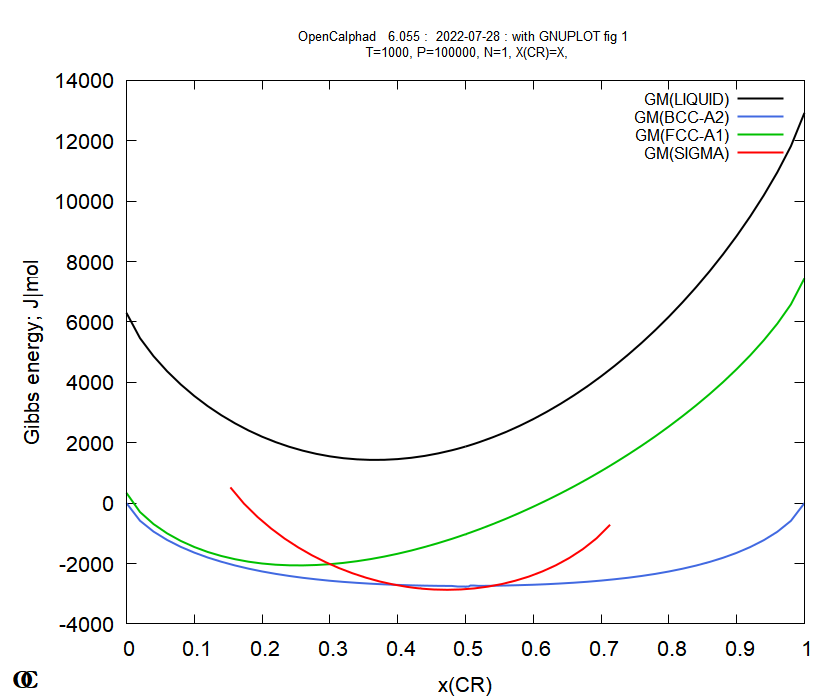

Write the gnuplot code that produced this figure.
# GNUPLOT file generated by OpenCalphad
# OpenCalphad   6.055 :  2022-07-28 : with GNUPLOT fig 1
# subroutine ocplot2B
set terminal wxt size 840,700 font "Arial,16"
#set terminal pdf color solid size 6,5 enhanced font "Arial,16"
#set output "ocgnu.pdf"
set title "OpenCalphad   6.055 :  2022-07-28 : with GNUPLOT fig 1 \n T=1000, P=100000, N=1, X(CR)=X," font "Arial,10" 
set origin 0.0, 0.0 
set size   1.0000,   1.0000
set xlabel "x(CR)"
set ylabel "Gibbs energy; J|mol"
set label "~O{.0  C}" at screen 0.02, 0.03 font "Garamond Bold,20"
set key top right font "Arial,12"
set style line  1 lt  1 lc rgb "#000000" lw 2 pt 10
set style line  2 lt  1 lc rgb "#4169E1" lw 2 pt 6
set style line  3 lt  1 lc rgb "#00C000" lw 2 pt 3
set style line  4 lt  1 lc rgb "#FF0000" lw 2 pt 2
set style line  5 lt  1 lc rgb "#FF00FF" lw 2 pt 4
set style line  6 lt  1 lc rgb "#C8C800" lw 2 pt 5
set style line  7 lt  1 lc rgb "#C0C0C0" lw 2 pt 7
set style line  8 lt  1 lc rgb "#00FFFF" lw 2 pt 8
set style line  9 lt  1 lc rgb "#804080" lw 2 pt 9
set style line 10 lt  1 lc rgb "#7CFF40" lw 2 pt 1
# for invariants, faded read
set style line 100 lt 1 lc rgb "#FF3333" lw 3 pt 1

# Some useful GNUPLOT commands for editing the figure
# This is a dashed line (on pdf/wxt):
# set style line 15 lt 0 lc rgb "#C8C800" lw 2 pt 2

# set pointsize 0.6
# set label "text" at 0.5, 0.5 rotate by 60 font "arial,12"
# set xrange [0.5 : 0.7] 
# Adding manually a line and keep scaling:
# set arrow x0, y0 to x1,y1 nohead linestyle 1
# Add a red dot at 0.1,1000:
# set obj 1 circle fc rgb "#FF0000" fs sol size 0.02 noclip at 1,1
# Plotting symbols instead of line:
# ... using 2:i with points pt 7 ps 3 
# set multiplot
# set xrange [] writeback
#  ... plot someting
# set xrange restore
#  ... plot more using same axis scaling 
# unset multiplot



# begin of data with lines    226
$OCT220728193933 << EOD
KEYS:  x(CR) GM(LIQUID) GM(BCC-A2) GM(FCC-A1) GM(SIGMA) 
 # First line: LIQUID
   1    5.000000E-01    1.872968E+03 NaN  NaN  NaN 
   2    5.000200E-01    1.873100E+03 NaN  NaN  NaN 
   3    5.000400E-01    1.873232E+03 NaN  NaN  NaN 
   4    5.040400E-01    1.900121E+03 NaN  NaN  NaN 
   5    5.080400E-01    1.927794E+03 NaN  NaN  NaN 
   6    5.120400E-01    1.956253E+03 NaN  NaN  NaN 
   7    5.200000E-01    2.015222E+03 NaN  NaN  NaN 
   8    5.400000E-01    2.177124E+03 NaN  NaN  NaN 
   9    5.600000E-01    2.358739E+03 NaN  NaN  NaN 
  10    5.800000E-01    2.560176E+03 NaN  NaN  NaN 
  11    6.000000E-01    2.781589E+03 NaN  NaN  NaN 
  12    6.200000E-01    3.023184E+03 NaN  NaN  NaN 
  13    6.400000E-01    3.285221E+03 NaN  NaN  NaN 
  14    6.600000E-01    3.568018E+03 NaN  NaN  NaN 
  15    6.800000E-01    3.871963E+03 NaN  NaN  NaN 
  16    7.000000E-01    4.197519E+03 NaN  NaN  NaN 
  17    7.200000E-01    4.545240E+03 NaN  NaN  NaN 
  18    7.400000E-01    4.915790E+03 NaN  NaN  NaN 
  19    7.600000E-01    5.309959E+03 NaN  NaN  NaN 
  20    7.800000E-01    5.728698E+03 NaN  NaN  NaN 
  21    8.000000E-01    6.173159E+03 NaN  NaN  NaN 
  22    8.200000E-01    6.644755E+03 NaN  NaN  NaN 
  23    8.400000E-01    7.145243E+03 NaN  NaN  NaN 
  24    8.600000E-01    7.676850E+03 NaN  NaN  NaN 
  25    8.800000E-01    8.242483E+03 NaN  NaN  NaN 
  26    9.000000E-01    8.846059E+03 NaN  NaN  NaN 
  27    9.200000E-01    9.493135E+03 NaN  NaN  NaN 
  28    9.400000E-01    1.019216E+04 NaN  NaN  NaN 
  29    9.600000E-01    1.095755E+04 NaN  NaN  NaN 
  30    9.800000E-01    1.181974E+04 NaN  NaN  NaN 
  31    1.000000E+00    1.292217E+04    0.000000E+00    0.000000E+00    0.000000E+00
# shift of line   1


  32    5.000000E-01    1.872968E+03 NaN  NaN  NaN 
  33    4.999800E-01    1.872835E+03 NaN  NaN  NaN 
  34    4.999600E-01    1.872703E+03 NaN  NaN  NaN 
  35    4.959600E-01    1.846615E+03 NaN  NaN  NaN 
  36    4.919600E-01    1.821312E+03 NaN  NaN  NaN 
  37    4.879600E-01    1.796794E+03 NaN  NaN  NaN 
  38    4.800000E-01    1.750340E+03 NaN  NaN  NaN 
  39    4.600000E-01    1.647361E+03 NaN  NaN  NaN 
  40    4.400000E-01    1.564094E+03 NaN  NaN  NaN 
  41    4.200000E-01    1.500649E+03 NaN  NaN  NaN 
  42    4.000000E-01    1.457180E+03 NaN  NaN  NaN 
  43    3.800000E-01    1.433894E+03 NaN  NaN  NaN 
  44    3.600000E-01    1.431048E+03 NaN  NaN  NaN 
  45    3.400000E-01    1.448964E+03 NaN  NaN  NaN 
  46    3.200000E-01    1.488026E+03 NaN  NaN  NaN 
  47    3.000000E-01    1.548700E+03 NaN  NaN  NaN 
  48    2.800000E-01    1.631541E+03 NaN  NaN  NaN 
  49    2.600000E-01    1.737208E+03 NaN  NaN  NaN 
  50    2.400000E-01    1.866495E+03 NaN  NaN  NaN 
  51    2.200000E-01    2.020353E+03 NaN  NaN  NaN 
  52    2.000000E-01    2.199932E+03 NaN  NaN  NaN 
  53    1.800000E-01    2.406646E+03 NaN  NaN  NaN 
  54    1.600000E-01    2.642252E+03 NaN  NaN  NaN 
  55    1.400000E-01    2.908978E+03 NaN  NaN  NaN 
  56    1.200000E-01    3.209728E+03 NaN  NaN  NaN 
  57    1.000000E-01    3.548423E+03 NaN  NaN  NaN 
  58    8.000000E-02    3.930617E+03 NaN  NaN  NaN 
  59    6.000000E-02    4.364763E+03 NaN  NaN  NaN 
  60    4.000000E-02    4.865273E+03 NaN  NaN  NaN 
  61    2.000000E-02    5.462578E+03 NaN  NaN  NaN 
  62    1.100110E-12    6.300124E+03    0.000000E+00    0.000000E+00    0.000000E+00
# shift of line   2


  63    5.000000E-01 NaN    -2.744565E+03 NaN  NaN 
  64    5.000200E-01 NaN    -2.744565E+03 NaN  NaN 
  65    5.000400E-01 NaN    -2.744564E+03 NaN  NaN 
  66    5.040400E-01 NaN    -2.744355E+03 NaN  NaN 
  67    5.080400E-01 NaN    -2.744027E+03 NaN  NaN 
  68    5.120400E-01 NaN    -2.743581E+03 NaN  NaN 
  69    5.200000E-01 NaN    -2.742342E+03 NaN  NaN 
  70    5.400000E-01 NaN    -2.737157E+03 NaN  NaN 
  71    5.600000E-01 NaN    -2.728948E+03 NaN  NaN 
  72    5.800000E-01 NaN    -2.717584E+03 NaN  NaN 
  73    6.000000E-01 NaN    -2.702857E+03 NaN  NaN 
  74    6.200000E-01 NaN    -2.684483E+03 NaN  NaN 
  75    6.400000E-01 NaN    -2.662098E+03 NaN  NaN 
  76    6.600000E-01 NaN    -2.635255E+03 NaN  NaN 
  77    6.800000E-01 NaN    -2.603422E+03 NaN  NaN 
  78    7.000000E-01 NaN    -2.565974E+03 NaN  NaN 
  79    7.200000E-01 NaN    -2.522193E+03 NaN  NaN 
  80    7.400000E-01 NaN    -2.471251E+03 NaN  NaN 
  81    7.600000E-01 NaN    -2.412198E+03 NaN  NaN 
  82    7.800000E-01 NaN    -2.343940E+03 NaN  NaN 
  83    8.000000E-01 NaN    -2.265200E+03 NaN  NaN 
  84    8.200000E-01 NaN    -2.174466E+03 NaN  NaN 
  85    8.400000E-01 NaN    -2.069908E+03 NaN  NaN 
  86    8.599997E-01 NaN    -1.949251E+03 NaN  NaN 
  87    8.800000E-01 NaN    -1.809548E+03 NaN  NaN 
  88    9.000000E-01 NaN    -1.646885E+03 NaN  NaN 
  89    9.200000E-01 NaN    -1.455699E+03 NaN  NaN 
  90    9.400000E-01 NaN    -1.227538E+03 NaN  NaN 
  91    9.600000E-01 NaN    -9.480047E+02 NaN  NaN 
  92    9.800000E-01 NaN    -5.866264E+02 NaN  NaN 
  93    1.000000E+00    0.000000E+00   -2.482021E-07    0.000000E+00    0.000000E+00
# shift of line   3


  94    5.000000E-01 NaN    -2.744565E+03 NaN  NaN 
  95    4.999800E-01 NaN    -2.744566E+03 NaN  NaN 
  96    4.999600E-01 NaN    -2.744567E+03 NaN  NaN 
  97    4.959600E-01 NaN    -2.744655E+03 NaN  NaN 
  98    4.919600E-01 NaN    -2.744625E+03 NaN  NaN 
  99    4.879600E-01 NaN    -2.744474E+03 NaN  NaN 
 100    4.800000E-01 NaN    -2.743817E+03 NaN  NaN 
 101    4.600000E-01 NaN    -2.740023E+03 NaN  NaN 
 102    4.400000E-01 NaN    -2.733043E+03 NaN  NaN 
 103    4.200000E-01 NaN    -2.722676E+03 NaN  NaN 
 104    4.000000E-01 NaN    -2.708660E+03 NaN  NaN 
 105    3.800000E-01 NaN    -2.690672E+03 NaN  NaN 
 106    3.600000E-01 NaN    -2.668329E+03 NaN  NaN 
 107    3.400000E-01 NaN    -2.641184E+03 NaN  NaN 
 108    3.200000E-01 NaN    -2.608723E+03 NaN  NaN 
 109    3.000000E-01 NaN    -2.570356E+03 NaN  NaN 
 110    2.800000E-01 NaN    -2.525413E+03 NaN  NaN 
 111    2.600000E-01 NaN    -2.473123E+03 NaN  NaN 
 112    2.400000E-01 NaN    -2.412600E+03 NaN  NaN 
 113    2.200000E-01 NaN    -2.342813E+03 NaN  NaN 
 114    2.000000E-01 NaN    -2.262548E+03 NaN  NaN 
 115    1.800000E-01 NaN    -2.170349E+03 NaN  NaN 
 116    1.600000E-01 NaN    -2.064441E+03 NaN  NaN 
 117    1.400000E-01 NaN    -1.942662E+03 NaN  NaN 
 118    1.200000E-01 NaN    -1.802296E+03 NaN  NaN 
 119    1.000000E-01 NaN    -1.639402E+03 NaN  NaN 
 120    8.000000E-02 NaN    -1.448440E+03 NaN  NaN 
 121    6.000000E-02 NaN    -1.221016E+03 NaN  NaN 
 122    4.000000E-02 NaN    -9.428220E+02 NaN  NaN 
 123    2.000000E-02 NaN    -5.835711E+02 NaN  NaN 
 124    1.100000E-12    0.000000E+00   -2.479805E-07    0.000000E+00    0.000000E+00
# shift of line   4


 125    5.000000E-01 NaN  NaN    -1.031903E+03 NaN 
 126    5.000200E-01 NaN  NaN    -1.031747E+03 NaN 
 127    5.000400E-01 NaN  NaN    -1.031591E+03 NaN 
 128    5.040400E-01 NaN  NaN    -1.000120E+03 NaN 
 129    5.080400E-01 NaN  NaN    -9.682255E+02 NaN 
 130    5.120400E-01 NaN  NaN    -9.359086E+02 NaN 
 131    5.200000E-01 NaN  NaN    -8.703438E+02 NaN 
 132    5.400000E-01 NaN  NaN    -6.982784E+02 NaN 
 133    5.600000E-01 NaN  NaN    -5.157779E+02 NaN 
 134    5.800000E-01 NaN  NaN    -3.228688E+02 NaN 
 135    6.000000E-01 NaN  NaN    -1.195313E+02 NaN 
 136    6.200000E-01 NaN  NaN     9.430415E+01 NaN 
 137    6.400000E-01 NaN  NaN     3.187614E+02 NaN 
 138    6.600000E-01 NaN  NaN     5.540240E+02 NaN 
 139    6.800000E-01 NaN  NaN     8.003433E+02 NaN 
 140    7.000000E-01 NaN  NaN     1.058048E+03 NaN 
 141    7.200000E-01 NaN  NaN     1.327557E+03 NaN 
 142    7.400000E-01 NaN  NaN     1.609396E+03 NaN 
 143    7.600000E-01 NaN  NaN     1.904221E+03 NaN 
 144    7.800000E-01 NaN  NaN     2.212847E+03 NaN 
 145    8.000000E-01 NaN  NaN     2.536292E+03 NaN 
 146    8.200000E-01 NaN  NaN     2.875831E+03 NaN 
 147    8.400000E-01 NaN  NaN     3.233086E+03 NaN 
 148    8.600000E-01 NaN  NaN     3.610150E+03 NaN 
 149    8.800000E-01 NaN  NaN     4.009792E+03 NaN 
 150    9.000000E-01 NaN  NaN     4.435795E+03 NaN 
 151    9.200000E-01 NaN  NaN     4.893579E+03 NaN 
 152    9.400000E-01 NaN  NaN     5.391462E+03 NaN 
 153    9.600000E-01 NaN  NaN     5.943717E+03 NaN 
 154    9.800000E-01 NaN  NaN     6.580618E+03 NaN 
 155    1.000000E+00    0.000000E+00    0.000000E+00    7.445548E+03    0.000000E+00
# shift of line   5


 156    5.000000E-01 NaN  NaN    -1.031903E+03 NaN 
 157    4.999800E-01 NaN  NaN    -1.032059E+03 NaN 
 158    4.999600E-01 NaN  NaN    -1.032215E+03 NaN 
 159    4.959600E-01 NaN  NaN    -1.063253E+03 NaN 
 160    4.919600E-01 NaN  NaN    -1.093865E+03 NaN 
 161    4.879600E-01 NaN  NaN    -1.124049E+03 NaN 
 162    4.800000E-01 NaN  NaN    -1.182842E+03 NaN 
 163    4.600000E-01 NaN  NaN    -1.323003E+03 NaN 
 164    4.400000E-01 NaN  NaN    -1.452188E+03 NaN 
 165    4.200000E-01 NaN  NaN    -1.570151E+03 NaN 
 166    4.000000E-01 NaN  NaN    -1.676601E+03 NaN 
 167    3.800000E-01 NaN  NaN    -1.771199E+03 NaN 
 168    3.600000E-01 NaN  NaN    -1.853548E+03 NaN 
 169    3.400000E-01 NaN  NaN    -1.923196E+03 NaN 
 170    3.200000E-01 NaN  NaN    -1.979618E+03 NaN 
 171    3.000000E-01 NaN  NaN    -2.022217E+03 NaN 
 172    2.800000E-01 NaN  NaN    -2.050301E+03 NaN 
 173    2.600000E-01 NaN  NaN    -2.063074E+03 NaN 
 174    2.400000E-01 NaN  NaN    -2.059608E+03 NaN 
 175    2.200000E-01 NaN  NaN    -2.038818E+03 NaN 
 176    2.000000E-01 NaN  NaN    -1.999416E+03 NaN 
 177    1.800000E-01 NaN  NaN    -1.939853E+03 NaN 
 178    1.600000E-01 NaN  NaN    -1.858239E+03 NaN 
 179    1.400000E-01 NaN  NaN    -1.752209E+03 NaN 
 180    1.200000E-01 NaN  NaN    -1.618722E+03 NaN 
 181    1.000000E-01 NaN  NaN    -1.453723E+03 NaN 
 182    8.000000E-02 NaN  NaN    -1.251524E+03 NaN 
 183    6.000000E-02 NaN  NaN    -1.003535E+03 NaN 
 184    4.000000E-02 NaN  NaN    -6.952088E+02 NaN 
 185    2.000000E-02 NaN  NaN    -2.959790E+02 NaN 
 186    1.100000E-12    0.000000E+00    0.000000E+00    3.377357E+02    0.000000E+00
# shift of line   6


 187    4.333333E-01 NaN  NaN  NaN    -2.826914E+03
 188    4.333533E-01 NaN  NaN  NaN    -2.826959E+03
 189    4.333733E-01 NaN  NaN  NaN    -2.827003E+03
 190    4.373733E-01 NaN  NaN  NaN    -2.835394E+03
 191    4.413733E-01 NaN  NaN  NaN    -2.842899E+03
 192    4.453733E-01 NaN  NaN  NaN    -2.849516E+03
 193    4.533333E-01 NaN  NaN  NaN    -2.860039E+03
 194    4.733333E-01 NaN  NaN  NaN    -2.870877E+03
 195    4.933333E-01 NaN  NaN  NaN    -2.859122E+03
 196    5.133333E-01 NaN  NaN  NaN    -2.824251E+03
 197    5.333333E-01 NaN  NaN  NaN    -2.765485E+03
 198    5.533333E-01 NaN  NaN  NaN    -2.681745E+03
 199    5.733333E-01 NaN  NaN  NaN    -2.571568E+03
 200    5.933333E-01 NaN  NaN  NaN    -2.432989E+03
 201    6.133333E-01 NaN  NaN  NaN    -2.263341E+03
 202    6.333333E-01 NaN  NaN  NaN    -2.058917E+03
 203    6.533333E-01 NaN  NaN  NaN    -1.814356E+03
 204    6.733333E-01 NaN  NaN  NaN    -1.521381E+03
 205    6.933333E-01 NaN  NaN  NaN    -1.165741E+03
 206    7.133333E-01 NaN  NaN  NaN    -7.171493E+02
# shift of line   7


 207    4.333333E-01 NaN  NaN  NaN    -2.826914E+03
 208    4.333133E-01 NaN  NaN  NaN    -2.826870E+03
 209    4.332934E-01 NaN  NaN  NaN    -2.826826E+03
 210    4.292934E-01 NaN  NaN  NaN    -2.817530E+03
 211    4.252934E-01 NaN  NaN  NaN    -2.807347E+03
 212    4.212934E-01 NaN  NaN  NaN    -2.796276E+03
 213    4.133333E-01 NaN  NaN  NaN    -2.771601E+03
 214    3.933333E-01 NaN  NaN  NaN    -2.694000E+03
 215    3.733333E-01 NaN  NaN  NaN    -2.593807E+03
 216    3.533333E-01 NaN  NaN  NaN    -2.470497E+03
 217    3.333333E-01 NaN  NaN  NaN    -2.323293E+03
 218    3.133333E-01 NaN  NaN  NaN    -2.151114E+03
 219    2.933333E-01 NaN  NaN  NaN    -1.952499E+03
 220    2.733333E-01 NaN  NaN  NaN    -1.725481E+03
 221    2.533333E-01 NaN  NaN  NaN    -1.467395E+03
 222    2.333333E-01 NaN  NaN  NaN    -1.174532E+03
 223    2.133333E-01 NaN  NaN  NaN    -8.415330E+02
 224    1.933333E-01 NaN  NaN  NaN    -4.601197E+02
 225    1.733333E-01 NaN  NaN  NaN    -1.604100E+01
 226    1.533333E-01 NaN  NaN  NaN     5.209889E+02
# end of line   8


EOD


plot for [i=3: 6] $OCT220728193933 using 2:i with lines ls (i-2+ 0) title columnheader(i)
pause mouse
